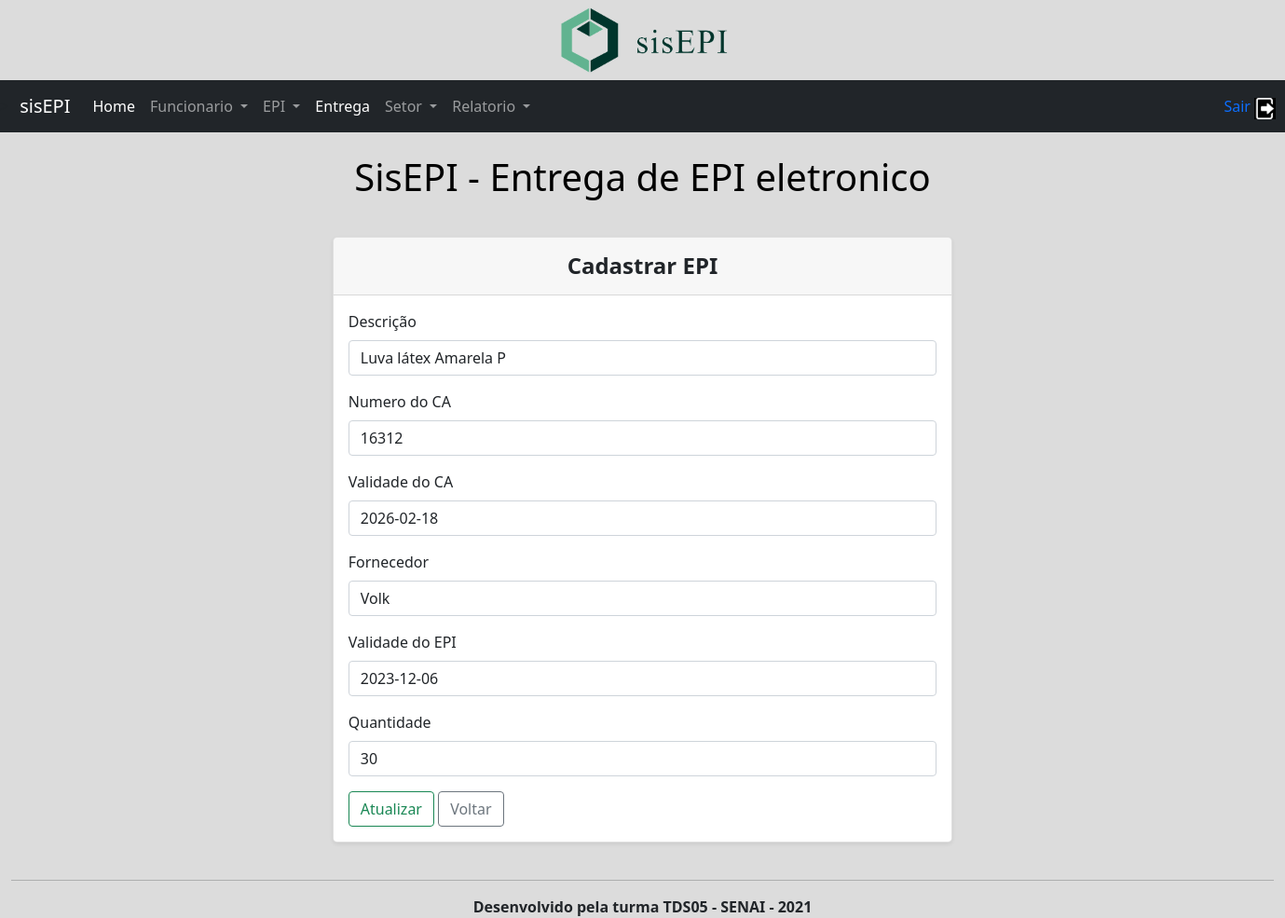
/editaepi.php?id=1, run on the app's committed database.
### tables this page shows
CREATE TABLE `epi` (
  `id` int(11) NOT NULL,
  `descricao` varchar(250) NOT NULL,
  `numeroca` int(50) NOT NULL,
  `validadeca` varchar(50) NOT NULL,
  `fornecedor` varchar(50) NOT NULL,
  `validadeepi` varchar(50) NOT NULL,
  `quantidade` float NOT NULL
);

### editaepi.php (the view, shortened to what this page needs)
<!DOCTYPE html>
<html lang="pt-br">
<head>
    <link href="https://cdn.jsdelivr.net/npm/bootstrap@5.1.3/dist/css/bootstrap.min.css" rel="stylesheet">
</head>
<body>
    <img class="displayed" src="./imagens/logo4.PNG" width="15%" height="15%" />
    <header>
        <nav class="navbar navbar-expand-lg navbar-dark bg-dark">>
            <div class="container-fluid">
                <a class="navbar-brand" href="dash.php">sisEPI</a>
                <div class="collapse navbar-collapse" id="navbarSupportedContent">
                    <ul class="navbar-nav me-auto mb-2 mb-lg-0">
                        <li class="nav-item">
                            <a class="nav-link active" aria-current="page" href="dash.php">Home</a>
                        </li>
                        <li class="nav-item dropdown">
                            <a class="nav-link dropdown-toggle" href="#" id="navbarDropdown" role="button" data-bs-toggle="dropdown" aria-expanded="false">
                                Funcionario
                            </a>
                        </li>
                        <li class="nav-item dropdown">
                            <a class="nav-link dropdown-toggle" href="#" id="navbarDropdown" role="button" data-bs-toggle="dropdown" aria-expanded="false">
                                EPI
                            </a>
                        </li>
                        <li class="nav-item">
                            <a class="nav-link active" aria-current="page" href="entrega.php">Entrega</a>
                        </li>
                        <li class="nav-item dropdown">
                            <a class="nav-link dropdown-toggle" href="#" id="navbarDropdown" role="button" data-bs-toggle="dropdown" aria-expanded="false">
                                Setor
                            </a>
                        </li>
                        <li class="nav-item dropdown">
                            <a class="nav-link dropdown-toggle" href="#" id="navbarDropdown" role="button" data-bs-toggle="dropdown" aria-expanded="false">
                                Relatorio
                            </a>
                        </li>
                        <li class="nav-item" id="sair">
                            <a href="sair.php" style="text-decoration:none">Sair&nbsp;<img src="imagens/logout.png" width="23" height="23"></a>
                        </li>
                    </ul>
                </div>
            </div>
        </nav>
    </header>
    <div class="container-fluid">
        <br>
        <center>
            <h1>
                <p class="text-black">SisEPI - Entrega de EPI eletronico</p>
            </h1>
        </center>
        <br>
        <section>
            <div class="row justify-content-center row-cols-1 row-cols-md-2 mb-2">
                <div class="col">
                    <div class="card mb-4 rounded-3 shadow-sm">
                        <div class="card-header py-3">
                            <h4 class="my-0 fw-normal text-center"><b>Cadastrar EPI</b></h4>
                        </div>
                        <div class="card-body">
                            <?php
                            include 'conecta.php';
                            $id = $_GET['id'];
                            $sql = "SELECT * FROM epi WHERE id=$id";
                            $query = $conn->query($sql);
                            while ($dados = $query->fetch_assoc()) {
                                $id = $dados['id'];
                                $descricao = $dados['descricao'];
                                $numeroca = $dados['numeroca'];
                                $validadeca = $dados['validadeca'];
                                $fornecedor = $dados['fornecedor'];
                                $validadeepi = $dados['validadeepi'];
                                $quantidade = $dados['quantidade'];
                            }
                            ?>
                            <form action="editarepi.php?id=<?php echo $id; ?>" method="POST">
                                <div class="mb-3">
                                    <label class="form-label">Descrição</label>
                                    <input type="text" class="form-control" name="descricao" value="<?php echo $descricao; ?>" required>
                                </div>
                                <div class="mb-3">
                                    <label class="form-label">Numero do CA</label>
                                    <input type="text" class="form-control" name="numeroca" value="<?php echo $numeroca; ?>" require>
                                </div>
                                <div class="mb-3">
                                    <label class="form-label">Validade do CA</label>
                                    <input type="text" class="form-control" name="validadeca" value="<?php echo $validadeca; ?>" require>
                                </div>
                                <div class="mb-3">
                                    <label class="form-label">Fornecedor</label>
                                    <input type="text" class="form-control" name="fornecedor" value="<?php echo $fornecedor; ?>" require>
                                </div>
                                <div class="mb-3">
                                    <label class="form-label">Validade do EPI</label>
                                    <input type="text" class="form-control" name="validadeepi" value="<?php echo $validadeepi; ?>" require>
                                </div>
                                <div class="mb-3">
                                    <label class="form-label">Quantidade</label>
                                    <input type="text" class="form-control" name="quantidade" value="<?php echo $quantidade; ?>" require>
                                </div>
                                <button type="submit" class="btn btn-outline-success">Atualizar</button>
                                <a href="dash.php"><button type="button" class="btn btn-outline-secondary">Voltar</button></a>
                            </form>
                        </div>
                    </div>
                </div>
        </section>
        <footer>
            <hr />
            <center><b>Desenvolvido pela turma TDS05 - SENAI - 2021</b></center>
        </footer>
</body>
</html>

### editaepi.php (style rules this page uses)
body { background-color: #DCDCDC; }
IMG.displayed { display: block; margin-left: auto; margin-right: auto }
#sair { margin-left: 46em; padding-top: .5em; }

### data on the page
epi: descricao "Luva látex Amarela P", numeroca "16312", validadeca "2026-02-18", fornecedor "Volk", validadeepi "2023-12-06", quantidade "30"
